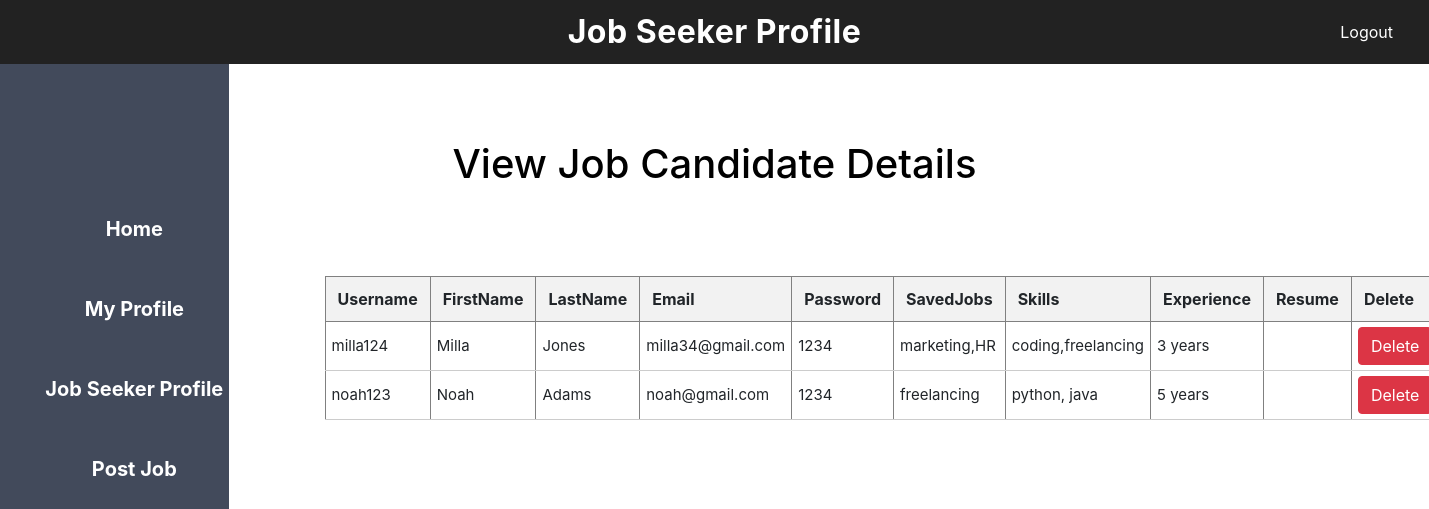
Screenshot of /modify_JS_Pro.php with the database file from the repository.
### tables this page shows
CREATE TABLE `user` (
  `id` int(10) NOT NULL,
  `username` varchar(100) DEFAULT NULL,
  `fname` varchar(100) DEFAULT NULL,
  `lname` varchar(100) DEFAULT NULL,
  `email` varchar(100) DEFAULT NULL,
  `password` varchar(50) DEFAULT NULL,
  `job_seeker_flag` tinyint(1) NOT NULL DEFAULT 0,
  `saved_jobs` varchar(100) DEFAULT NULL,
  `skill` varchar(100) DEFAULT NULL,
  `experience` varchar(100) DEFAULT NULL,
  `resume` varchar(255) DEFAULT NULL,
  `employer_flag` tinyint(1) NOT NULL DEFAULT 0
);

### modify_JS_Pro.php (the view, shortened to what this page needs)
<?php
$host="localhost";
$user="root";
$password="";
$db="job_platform";
$data=mysqli_connect($host,$user,$password,$db);
$sql="SELECT * FROM user where job_seeker_flag=1";
$result=mysqli_query($data,$sql);
?>
<!DOCTYPE html>
<html lang="en">
<head>
	<link href="css/font-awesome.min.css" rel="stylesheet"/>
	<link href="css/bootstrap.min.css" rel="stylesheet"/>
	<link href="css/animate.min.css" rel="stylesheet"/>
    <link href="css/employer.css" rel="stylesheet"/>
</head>
<body>
        <section id="header">
           <div class="header-title">Job Seeker Profile</div>
		   <div class="logout">
		       <a href="logout.php">Logout</a>
		   </div>
		</section>
		<aside class="sidebar">
		    <ul>
			    <li>
				    <a href="employerhome.php">Home</a>
				</li>
				 <li>
				    <a href="employerprofile.php">My Profile</a>
				</li>
				 <li>
				    <a href="modify_JS_Pro.php">Job Seeker Profile</a>
				</li>
				 <li>
				    <a href="">Post Job</a>
				</li>
			</ul>
		</aside>
		<div class="contentt">
		      <h1 class="form-title2">View Job Candidate Details</h1>
		</div>
        <div class="content">
		    <center>
		    <table border="1px">
			  <tr>
			    <th class="table_th">Username</th>
				<th class="table_th">FirstName</th>
				<th class="table_th">LastName</th>
				<th class="table_th">Email</th>
				<th class="table_th">Password</th>
				<th class="table_th">SavedJobs</th>
				<th class="table_th">Skills</th>
				<th class="table_th">Experience</th>
				<th class="table_th">Resume</th>
				<th class="table_th">Delete</th>
			  </tr>
			  <?php
			  while($info=$result->fetch_assoc())
			  {
			  ?>
			  <tr>
			    <td class="table_td">
				    <?php echo "{$info['username']}"; ?>
				</td>
				<td class="table_td">
				    <?php echo "{$info['fname']}"; ?>
				</td>
				<td class="table_td">
				    <?php echo "{$info['lname']}"; ?>
				</td>
				<td class="table_td">
				    <?php echo "{$info['email']}"; ?>
				</td>
				<td class="table_td">
				    <?php echo "{$info['password']}"; ?>
				</td>
				<td class="table_td">
				    <?php echo "{$info['saved_jobs']}"; ?>
				</td>
				<td class="table_td">
				    <?php echo "{$info['skill']}"; ?>
				</td>
				<td class="table_td">
				    <?php echo "{$info['experience']}"; ?>
				</td>
				<td class="table_td">
				</td>
				<td class="table_td">
			  <?php
			  echo "<a onClick=\" javascript:return confirm('Are you sure you want to delete this candidate?');\"class='btn btn-danger' href='delete.php?job_seeker_id={$info['id']}'>Delete</a>";
			  ?>
				</td>
			  </tr>
			  <?php
			  }
			  ?>
			</table>
			</center>
		</div>
</body>
</html>

### employer.css (style rules this page uses)
body { margin: 0; background-image: url('../img/bg3.jpg'); background-size: cover; background-position: center; height: 100vh; }
#header { position: fixed; top: 0; left: 0; right: 0; height: 64px; display: flex; align-items: center; justify-content: center; background: #222; z-index: 1000; }
#header .header-title { font-size: 32px; color: #fff; margin: 0; font-weight: 700; letter-spacing: .5px; }
.logout { position: absolute; top: 50%; right: 20px; transform: translateY(-50%); }
.logout a { color: #fff; text-decoration: none; font-size: 16px; padding: 8px 16px; border-radius: 4px; transition: background-color 0.3s ease; }
ul { background-color: #424a5b; width:16%; height:100%; position:fixed; padding-top:15%; text-align:center; }
ul li { list-style:none; padding-bottom:50px; font-size:20px; }
ul li a { color: white; font-weight:bold; text-decoration:none; }
.content { width: 80%; padding:10px; margin: 10px auto; border-collapse: collapse; max-width:800px; }
.form-title2 { text-align: center; color: black; padding-top:60px; margin-top:20px; }
.table_th { padding: 10px 12px; font-size: 16px; text-align: left; background-color: #f2f2f2; }
.table_td { padding: 5px 6px; font-size: 15px; text-align: left; border-bottom: 1px solid #ccc; }
.contentt { text-align: center; padding:60px; color: black; }

### rows the page displays
user: username "milla124", fname "Milla", lname "Jones", email "milla34@gmail.com", password "1234", saved_jobs "marketing,HR", skill "coding,freelancing", experience "3 years"
user: username "noah123", fname "Noah", lname "Adams", email "noah@gmail.com", password "1234", saved_jobs "freelancing", skill "python, java", experience "5 years"
